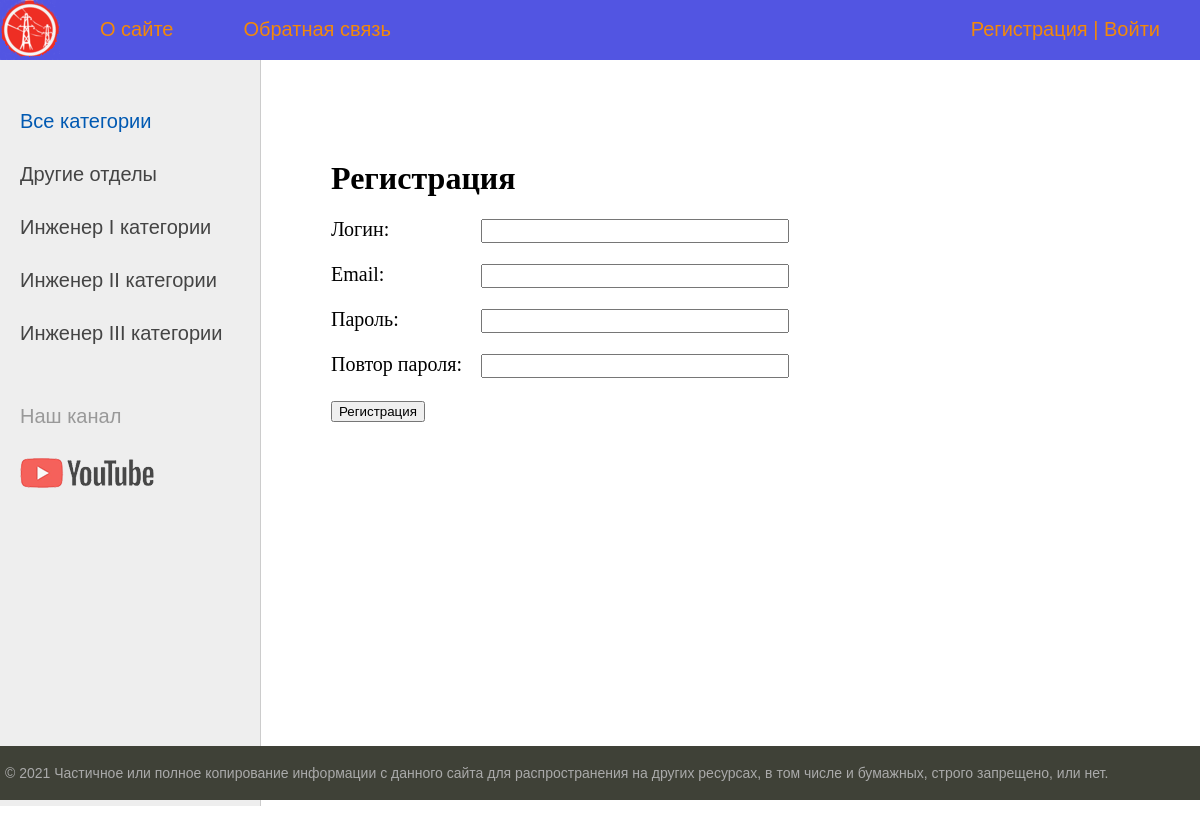
Screenshot of /register/ with the database file from the repository.
### engineers/models.py (models this page shows, shortened)
class Category(models.Model):
    name = models.CharField(max_length=100, db_index=True, verbose_name="Категория")
    slug = models.SlugField(
        max_length=255, unique=True, db_index=True, verbose_name="URL"
    )
    def get_absolute_url(self):
        return reverse("category", kwargs={"cat_slug": self.slug})
    class Meta:
        verbose_name = "Категория"
        verbose_name_plural = "Категории"
        ordering = ["id"]

### engineers/views.py (the view, shortened to what this page needs)
# urls.py: path("register/", RegisterUser.as_view(), name="register"),
class RegisterUser(DataMixin, CreateView):
    form_class = RegisterUserForm  # Своя форма   # UserCreationForm  -  джанговская стандартная форма
    template_name = "engineers/register.html"  # ссылка на шаблон
    success_url = reverse_lazy("login")  # при успешной регистр. пользов.
    def get_context_data(self, *, object_list=None, **kwargs):
        context = super().get_context_data(**kwargs)
        c_def = self.get_user_context(title="Регистрация")
        return dict(list(context.items()) + list(c_def.items()))

### engineers/forms.py
class RegisterUserForm(UserCreationForm):
    username = forms.CharField(
        label="Логин", widget=forms.TextInput(attrs={"class": "form-input"})
    )
    email = forms.EmailField(
        label="Email", widget=forms.EmailInput(attrs={"class": "form-input"})
    )
    password1 = forms.CharField(
        label="Пароль", widget=forms.PasswordInput(attrs={"class": "form-input"})
    )
    password2 = forms.CharField(
        label="Повтор пароля", widget=forms.PasswordInput(attrs={"class": "form-input"})
    )
    class Meta:
        model = User
        fields = ("username", "email", "password1", "password2")

### engineers/utils.py (called while the page is built)
    def get_user_context(self, **kwargs):
        context = kwargs
        cats = cache.get("cats")
        if not cats:
            cats = Category.objects.annotate(Count("engineers"))
            cache.set("cats", cats, 60)
        user_menu = menu.copy()
        if not self.request.user.is_authenticated:
            user_menu.pop(1)
        context["menu"] = user_menu
        context["cats"] = cats
        if "cat_selected" not in context:
            context["cat_selected"] = 0
        return context

### engineers/templates/engineers/register.html (shortened to what this page needs)
{% extends 'engineers/base.html' %} {% block content %}
<h1>{{title}}</h1>
<form method="post">
{% for f in form %}
  <p><label class="form-label" for="{{ f.id_for_label }}">{{f.label}}:</label>{{f}}</p>
  {% endfor %}
  <button type="submit">Регистрация</button>
</form>
{% endblock %}

### engineers/templates/engineers/base.html (shortened to what this page needs)
{% load static %} {% load engineers_tags %}
<!DOCTYPE html>
<html>
  <head>
    <link
      type="text/css"
      href="{% static 'engineers/css/styles.css' %}"
      rel="stylesheet"
    />
  </head>
  <body>
    <table class="table-page" border="0" cellpadding="0" cellspacing="0">
      <tr>
        <td valign="top">
          {% block mainmenu %}
          <div class="header">
            <ul id="mainmenu" class="mainmenu">
              <li class="logo">
                <a href="{% url 'home' %}"><div class="logo"></div></a>
              </li>
              {% for m in menu %}
              <li><a href="{% url m.url_name %}">{{m.title}}</a></li>
              {% endfor %}
                {% if request.user.is_authenticated %}
                <li class="last"> {{user.username}} | <a href="{% url "logout" %}">Выйти</a></li>
                {% else %}
                <li class='last'><a href="{% url 'register' %}">Регистрация</a> | <a href="{% url 'login' %}">Войти</a></li>
                {% endif %}
            </ul>
          </div>
          {% endblock mainmenu %}
          <table
            class="table-content"
            border="0"
            cellpadding="0"
            cellspacing="0"
          >
            <tr>
              <td valign="top" class="left-chapters">
                <ul id="leftchapters">
                  {% if cat_selected == 0 %}
                  <li class="selected">Все категории</li>
                  {% else %}
                  <li><a href="{% url 'home' %}">Все категории</a></li>
                  {% endif %} {% for c in cats %} {% if c.engineers__count > 0 %}
                  {%if c.pk == cat_selected %}
                  <li class="selected">{{c.name}}</li>
                  {% else %}
                  <li><a href="{{c.get_absolute_url }}">{{c.name}}</a></li>
                  {% endif %} {% endif %} {%endfor%}
                  <li class="share">
                    <p>Наш канал</p>
                    <a
                      class="share-yt"
                      href="https://www.youtube.com/user/DynamicsRETOM"
                      target="_blank"
                      rel="nofollow"
                    ></a>
                  </li>
                </ul>
              </td>
              <td valign="top" class="content">
                <div class="content-text">
                  {% block content %} {% endblock %}
                </div>
              </td>
            </tr>
          </table>
        </td>
      </tr>
      <tr>
        <td valign="top">
          <div id="footer">
            <p>
              &copy; 2021 Частичное или полное копирование информации с данного
              сайта для распространения на других ресурсах, в том числе и
              бумажных, строго запрещено, или нет.
            </p>
          </div>
        </td>
      </tr>
    </table>
  </body>
</html>

### engineers/static/engineers/css/styles.css (style rules this page uses)
html, body { font-family: "Arial"; margin: 0; padding: 0; height: 100%; width: 100%; color: #444444; }
a { color: #0059b2; text-decoration: none; }
.table-page { width: 100%; height: 100%; vertical-align: top; }
.table-page tr { height: 100%; }
.header { background: #5255e2; height: 60px; }
.logo { background: url("../images/energy.png") no-repeat 0px 0px; width: 70px; height: 60px; }
ul.mainmenu { list-style: none; margin: 0; padding: 0; height: 60px; color: #f38909; font-size: 20px; overflow: hidden; }
ul.mainmenu li { float: left; margin: 18px 40px 0 30px; }
ul.mainmenu li.logo { margin: 0; }
ul.mainmenu li.last { float: right; }
ul.mainmenu li a { color: #f38909; text-decoration: none; }
.table-content { width: 100%; min-height: 100%; height: 100%; }
.left-chapters { margin: 0; background: #eee; border-right: 1px solid #ccc; min-height: 100%; }
.left-chapters ul { width: 230px; min-height: 100%; margin: 0; padding: 20px 10px 10px 20px; list-style: none; font-size: 20px; }
.left-chapters ul li { margin: 30px 0 0 0; color: #999; }
.left-chapters ul li.selected { color: #0059b2; }
.left-chapters ul li a { color: #444; text-decoration: none; }
.left-chapters ul li.share { margin: 60px 0 0 0; }
.left-chapters ul li.share p { margin: 30px 0 30px 0; }
.left-chapters ul li.share a { display: inline-block; width: 40px; height: 40px; margin: 0 20px 0 0; }
.left-chapters ul li.share a.share-yt { width: 100%; height: 30px; background: url("../images/share_yt.png") no-repeat 0 0; }
.content { padding: 40px 20px 20px 40px; width: 100%; box-sizing: border-box; }
.content-text { margin: 60px 0 0 30px; color: #000; font-size: 20px; font-family: Yandex Sans Display Light; }
.content-text h1 { font-size: 32px; }
#footer { box-sizing: border-box; background: #3f4137; padding: 5px; color: #aaa; font-size: 14px; font-family: Verdana, Geneva, Arial, Helvetica; text-align: left; overflow: hidden; }
.form-input { width: 300px; font-size: 16px; }
.form-label { display: inline-block; min-width: 150px; vertical-align: top; }

### rows the page displays
Category: name "Другие отделы"
Category: name "Инженер I категории"
Category: name "Инженер II категории"
Category: name "Инженер III категории"

### other values shown
{{ m.title }} "О сайте" "Обратная связь"
{{ title }} "Регистрация"
{{ f.label }} "Логин" "Email" "Пароль" "Повтор пароля"
